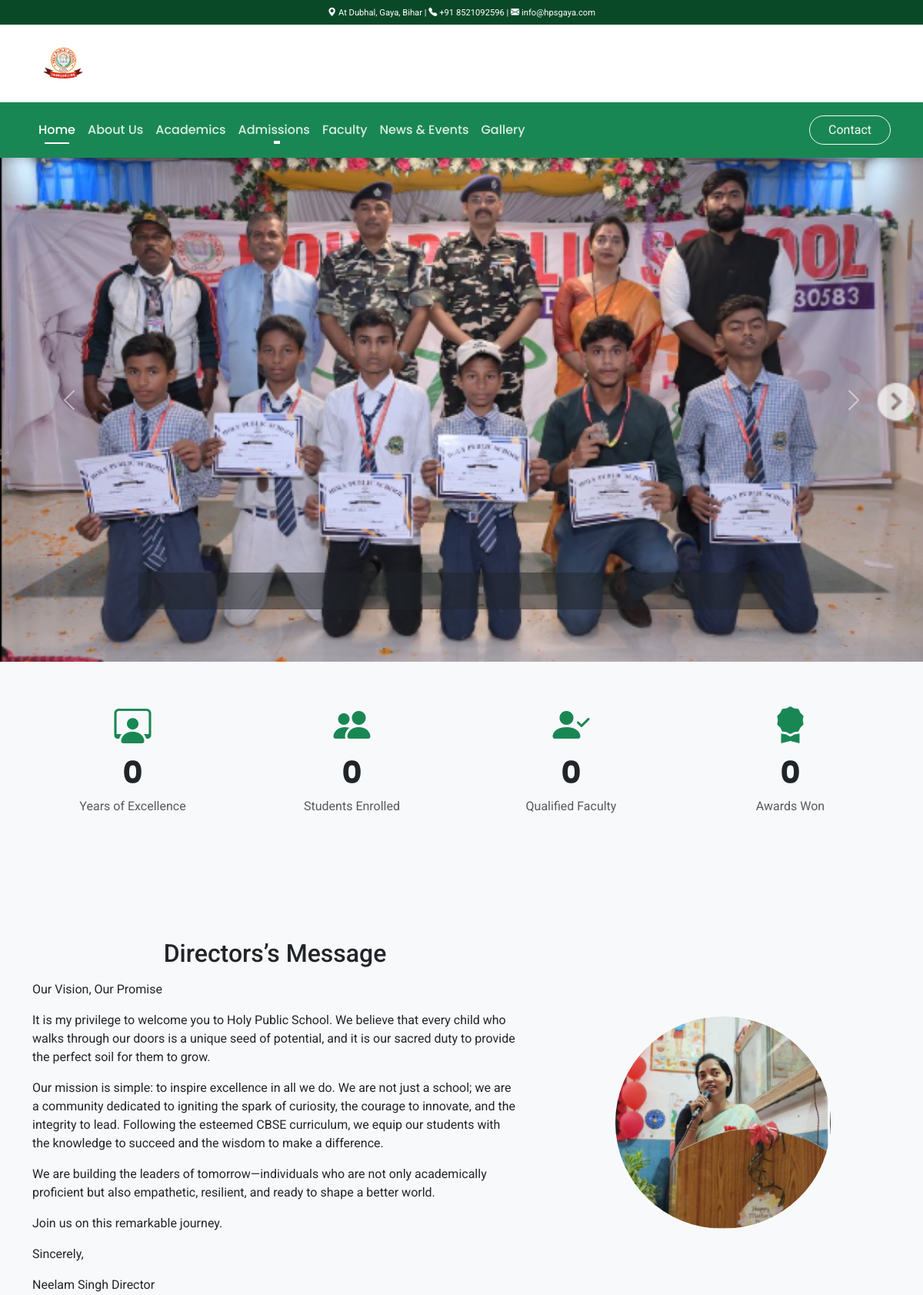
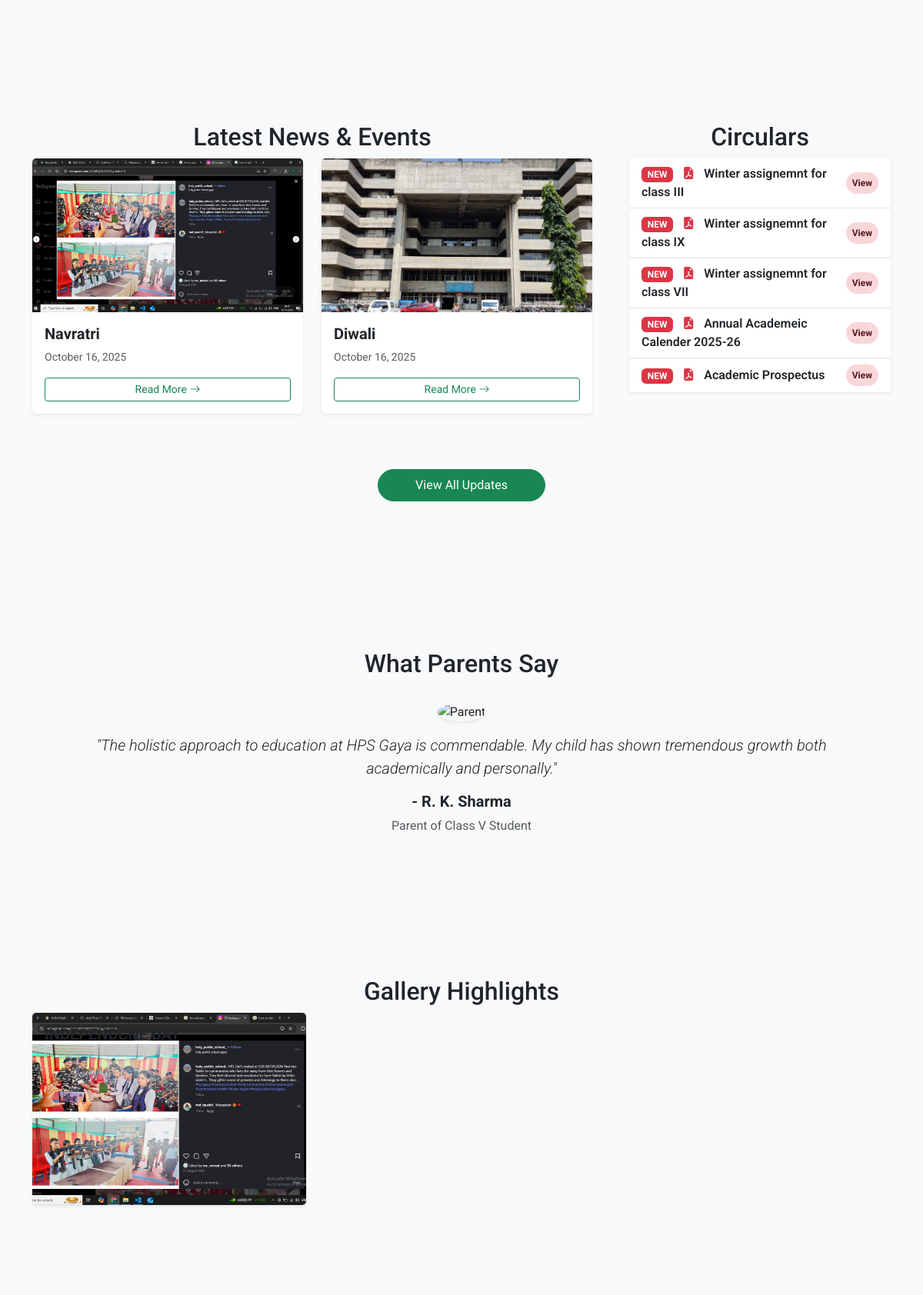
The page / (upper part) on the database its author committed (2 pictures, top to bottom).
### core/models.py (models this page shows, shortened)
class CarouselImage(models.Model):
    image = models.ImageField(upload_to='homepage/carousel/')
    title = models.CharField(max_length=255, blank=True, null=True)
    homepage = models.ForeignKey(HomePageContent, on_delete=models.CASCADE, related_name='carousel_images')

class BaseModel(models.Model):
    uid = models.UUIDField(primary_key=True, editable=False, default=uuid.uuid4)
    created_at = models.DateTimeField(auto_now_add=True)
    updated_at = models.DateTimeField(auto_now=True)
    class Meta:
        abstract = True

class HomePageContent(BaseModel):
    hero_title = models.CharField(max_length=255,blank=True, null=True, help_text="The main title on the hero banner.")
    hero_subtitle = models.CharField(max_length=500, blank=True, null=True, help_text="A short subtitle or motto.")
    hero_image = models.ImageField(upload_to='homepage/',blank=True, null=True, help_text="Recommended size: 1920x800 pixels.")
    principals_welcome_title = models.CharField(max_length=200, default="A Welcome from the Principal")
    principals_welcome_message = models.TextField(help_text="A short welcome message for the home page.")
    principals_photo = models.ImageField(upload_to='homepage/', help_text="A portrait photo of the principal.")
    class Meta:
        verbose_name = "Home Page Content"
        verbose_name_plural = "Home Page Content"

### blog/models.py (models this page shows, shortened)
class Post(BaseModel):
    STATUS_CHOICES = (
        ('draft', 'Draft'),
        ('published', 'Published'),
    )
    title = models.CharField(max_length=255)
    slug = models.SlugField(unique_for_date='created_at', blank=True, help_text="A URL-friendly version of the title.")
    content = models.TextField()
    featured_image = models.ImageField(upload_to='blog_images/', blank=True, null=True)
    category = models.ForeignKey(Category, on_delete=models.SET_NULL, null=True, related_name='posts')
    status = models.CharField(max_length=10, choices=STATUS_CHOICES, default='draft')
    class Meta:
        verbose_name = "Post"
        verbose_name_plural = "Posts"
        ordering = ['-created_at'] # Show the most recent posts first

### academics/models.py (models this page shows, shortened)
class AcademicDocument(BaseModel):
    title = models.CharField(max_length=200)
    document_file = models.FileField(upload_to='academic_documents/')
    description = models.CharField(max_length=500, blank=True, null=True)
    class Meta:
        verbose_name = "Academic Document"
        verbose_name_plural = "Academic Documents"
        ordering = ['-created_at']

### gallery/models.py (models this page shows, shortened)
class Album(BaseModel):
    title = models.CharField(max_length=200)
    description = models.TextField(blank=True, null=True)
    cover_image = models.ImageField(upload_to='album_covers/', help_text="A representative image for the album.")
    class Meta:
        verbose_name = "Album"
        verbose_name_plural = "Albums"
        ordering = ['-created_at']

### core/views.py (the view)
# urls.py: path('', views.home_view, name='home'),
def home_view(request):
    homepage_content = HomePageContent.objects.first()
    faculty_members = StaffProfile.objects.all()[:6]  # Show the first 6 faculty members
    latest_posts = Post.objects.filter(status='published')[:3]  # Show the 3 latest posts
    latest_albums = Album.objects.all()[:3]  # Show the 3 latest albums
    departments = Department.objects.all()
    academic_documents = AcademicDocument.objects.all()
    carousel_images = homepage_content.carousel_images.all() if homepage_content else []
    context = {
        'content': homepage_content,
        'faculty_members': faculty_members,
        'latest_posts': latest_posts,
        'latest_albums': latest_albums,
        'departments': departments,
        'academic_documents': academic_documents,  # for circulars/latest news
        'carousel_images': carousel_images,
    }
    return render(request, 'core/index.html', context)

### templates/core/index.html (shortened to what this page needs)
{% extends 'base.html' %}
{% load static %}
{% block content %}
<section id="home" class="carousel slide" data-bs-ride="carousel" data-bs-interval="3500">
    <div class="carousel-inner">
        {% for img in carousel_images %}
        <div class="carousel-item {% if forloop.first %}active{% endif %}">
            <img src="{{ img.image.url }}" class="d-block w-100" alt="{{ img.title }}" style="height: 85vh; object-fit: cover;">
            <div class="carousel-caption d-none d-md-block bg-dark bg-opacity-50 rounded p-4 mb-5">
            </div>
        </div>
        {% endfor %}
    </div>
    <button class="carousel-control-prev" type="button" data-bs-target="#home" data-bs-slide="prev">
        <span class="carousel-control-prev-icon"></span>
    </button>
    <button class="carousel-control-next" type="button" data-bs-target="#home" data-bs-slide="next">
        <span class="carousel-control-next-icon"></span>
    </button>
</section>
<section class="py-5 bg-light stats-counter">
    <div class="container">
        <div class="row text-center">
            <div class="col-md-3 col-6" data-aos="fade-up" data-aos-delay="100">
                <i class="bi bi-person-workspace stat-icon"></i>
                <h3 class="counter" data-target="30">0</h3>
                <p class="text-muted">Years of Excellence</p>
            </div>
            <div class="col-md-3 col-6" data-aos="fade-up" data-aos-delay="200">
                <i class="bi bi-people-fill stat-icon"></i>
                <h3 class="counter" data-target="1500">0</h3>
                <p class="text-muted">Students Enrolled</p>
            </div>
            <div class="col-md-3 col-6" data-aos="fade-up" data-aos-delay="300">
                <i class="bi bi-person-check-fill stat-icon"></i>
                <h3 class="counter" data-target="120">0</h3>
                <p class="text-muted">Qualified Faculty</p>
            </div>
            <div class="col-md-3 col-6" data-aos="fade-up" data-aos-delay="400">
                <i class="bi bi-award-fill stat-icon"></i>
                <h3 class="counter" data-target="50">0</h3>
                <p class="text-muted">Awards Won</p>
            </div>
        </div>
    </div>
</section>
<section id="about" class="container my-5 py-5">
    <div class="row align-items-center g-5">
        <div class="col-lg-7">
            <h2 class="section-title text-center">Directors’s Message</h2>
            <p class="lead text-muted" style="text-align: justify;">{{ content.principals_welcome_message|linebreaks }}</p>
        </div>
        <div class="col-lg-5 text-center">
                <img src="{{ content.principals_photo.url }}" class="img-fluid rounded-circle" alt="Principal" style="max-width: 280px;">
            </div>
        </div>
</section>
<section class="py-5 bg-light">
    <div class="container">
        <div class="row g-5">
            <div class="col-lg-8">
                <h2 class="section-title text-center">Latest News & Events</h2>
                <div class="row">
                    {% for post in latest_posts %}
                    <div class="col-md-6 mb-4">
                        <div class="card h-100 border-0 shadow-sm card-hover">
                            {% if post.featured_image %}
                            <img src="{{ post.featured_image.url }}" class="card-img-top" alt="{{ post.title }}" style="height: 200px; object-fit: cover;">
                            {% endif %}
                            <div class="card-body d-flex flex-column">
                                <h5 class="fw-bold card-title">{{ post.title }}</h5>
                                <p class="text-muted small mb-3">{{ post.created_at|date:"F d, Y" }}</p>
                                <a href="{% url 'post-detail' post.uid %}" class="btn btn-sm btn-outline-success mt-auto">Read More <i class="bi bi-arrow-right"></i></a>
                            </div>
                        </div>
                    </div>
                    {% endfor %}
                </div>
            </div>
            <div class="col-lg-4">
                <h2 class="section-title text-center">Circulars</h2>
                <div class="scrolling-list-container shadow-sm">
                    <ul class="list-group list-group-flush scrolling-list">
                        {% for doc in academic_documents %}
                        <li class="list-group-item d-flex align-items-center justify-content-between circular-list-item">
                            <div>
                                <span class="badge bg-danger flicker me-2">NEW</span>
                                <i class="bi bi-file-earmark-pdf-fill text-danger me-2"></i>
                                <span class="fw-semibold">{{ doc.title }}</span>
                            </div>
                            <a href="{{ doc.document_file.url }}" target="_blank" class="badge bg-danger-subtle text-danger-emphasis rounded-pill text-decoration-none p-2">View</a>
                        </li>
                        {% endfor %}
                        </ul>
                </div>
            </div>
        <div class="text-center mt-5">
            <a href="{% url 'post-list' %}" class="btn btn-success rounded-pill px-5 py-2">View All Updates</a>
        </div>
    </div>
</section>
<section class="py-5" data-aos="fade-up">
    </section>
<section class="py-5 bg-light testimonial-carousel">
    <div class="container" data-aos="fade-up">
        <h2 class="section-title text-center">What Parents Say</h2>
        <div id="testimonialSlider" class="carousel slide" data-bs-ride="carousel">
            <div class="carousel-inner text-center py-4">
                <div class="carousel-item active">
                    <img src="{% static 'images/parent1.jpg' %}" class="rounded-circle shadow-sm mb-3" alt="Parent">
                    <p class="lead fst-italic">"The holistic approach to education at HPS Gaya is commendable. My child has shown tremendous growth both academically and personally."</p>
                    <h5 class="fw-bold">- R. K. Sharma</h5>
                    <p class="text-muted">Parent of Class V Student</p>
                </div>
            </div>
            <button class="carousel-control-prev" type="button" data-bs-target="#testimonialSlider" data-bs-slide="prev"><span class="carousel-control-prev-icon"></span></button>
            <button class="carousel-control-next" type="button" data-bs-target="#testimonialSlider" data-bs-slide="next"><span class="carousel-control-next-icon"></span></button>
        </div>
    </div>
</section>
<section id="gallery" class="container my-5 py-5">
    <h2 class="section-title text-center">Gallery Highlights</h2>
    <div class="row">
        {% for album in latest_albums %}
        <div class="col-md-4 mb-4">
            <a href="{% url 'album-detail' album.uid %}" class="text-decoration-none">
                <div class="card shadow-sm border-0 card-hover gallery-card">
                    <img src="{{ album.cover_image.url }}" class="card-img" alt="{{ album.title }}" style="height: 250px; object-fit: cover;">
                    <div class="card-img-overlay">
                        <h5 class="fw-bold">{{ album.title }}</h5>
                    </div>
                </div>
            </a>
        </div>
        {% endfor %}
    </div>
</section>
{% endblock %}

### templates/base.html (style rules this page uses)
:root { --bs-success: #198754; --bs-success-dark: #0a4928; }
body { font-family: 'Roboto', sans-serif; background-color: #f8f9fa; }
.stats-counter .stat-icon { font-size: 3rem; color: var(--bs-success); }
.stats-counter .counter { font-family: 'Poppins', sans-serif; font-weight: 700; font-size: 2.5rem; }
.testimonial-carousel .carousel-item { padding: 0 5rem; }
.testimonial-carousel img { width: 90px; height: 90px; }

### rows shown on the page
CarouselImage: image (picture)
HomePageContent: principals_welcome_message "Our Vision, Our Promise It is my privilege to welcome you to Holy Public School. We believe that every child who walks through our doors is a unique seed of potential, and it is our sacred duty to provide the perfect soil for them to grow. Our mission is simple: to inspire excellence in all we do. We are not just a school; we are a community dedicated to igniting the spark of curiosity, the courage to innovate, and the integrity to lead. Following the esteemed CBSE curriculum, we equip our students with the knowledge to succeed and the wisdom to make a difference. We are building the leaders of tomorrow—individuals who are not only academically proficient but also empathetic, resilient, and…", principals_photo (picture)
Post: featured_image (picture), title "Navratri", created_at "October 16, 2025"
Post: featured_image (picture), title "Diwali", created_at "October 16, 2025"
AcademicDocument: title "Winter assignemnt for class III"
AcademicDocument: title "Winter assignemnt for class IX"
AcademicDocument: title "Winter assignemnt for class VII"
AcademicDocument: title "Annual Academeic Calender 2025-26"
AcademicDocument: title "Academic Prospectus"
Album: cover_image (picture), title "INDEPENDCNE DAY"
